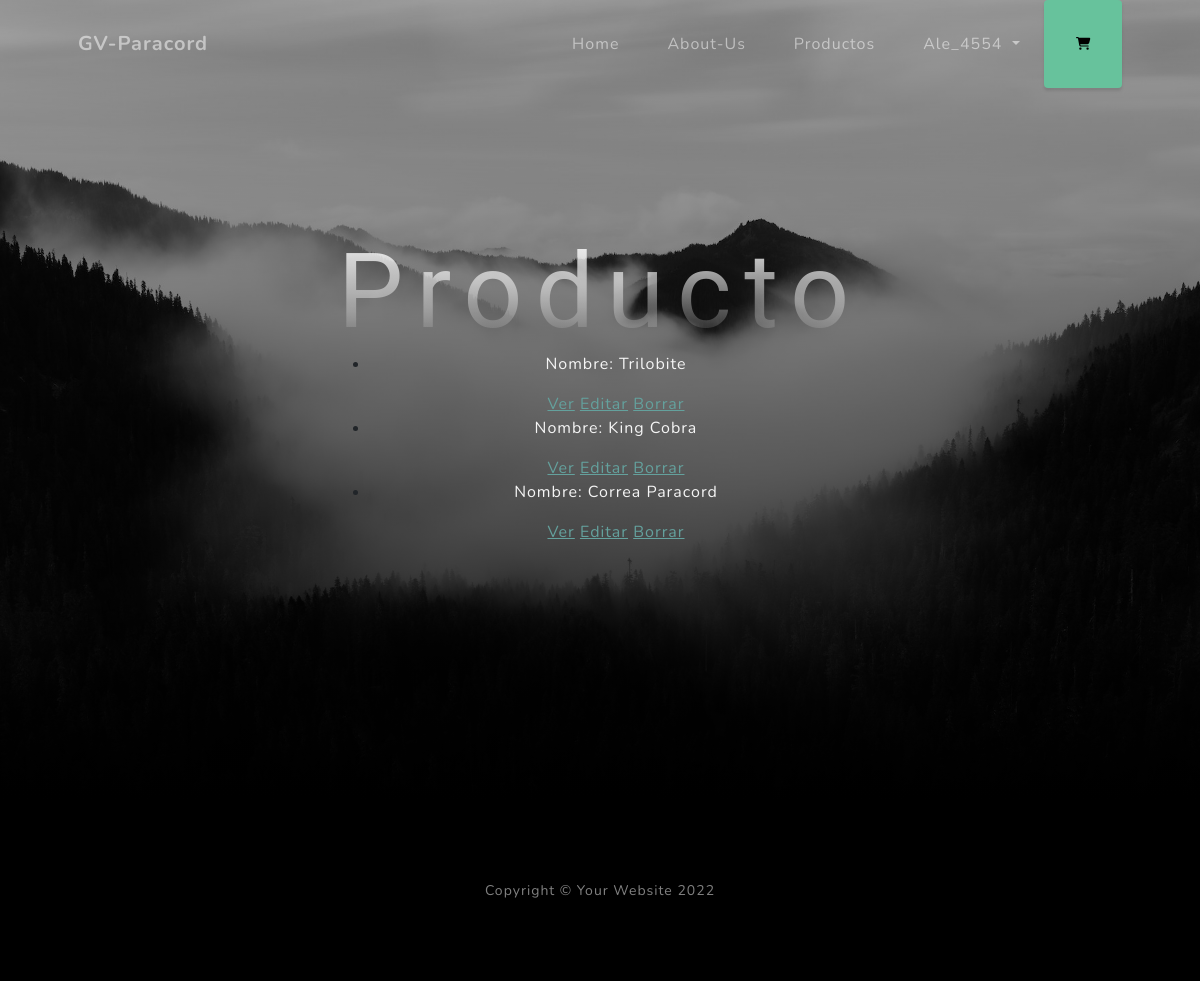
/producto/list (signed in), run on the app's committed database.
### AppECP/models.py (models this page shows, shortened)
class Producto(models.Model):
	nombre = models.CharField(max_length=250, verbose_name='Nombre')
	encabezado = models.TextField(verbose_name='Encabezado')
	contenido = models.TextField(verbose_name='Contenido')
	image = models.ImageField(default='users/cobra.png',upload_to='producto/', null=True, blank=True, verbose_name='Imagen')
	precio = models.FloatField()
	creacion = models.DateField(verbose_name='Fecha de creación')
	category = models.ForeignKey(Categorias, on_delete=models.CASCADE, related_name='get_posts', verbose_name='Categoría')
	fabricante = models.ForeignKey(User, on_delete=models.CASCADE, related_name='get_posts', verbose_name='Fabricante')
	class Meta:
		verbose_name = 'Producto'
		verbose_name_plural = 'Productos'
		ordering = ['-creacion']

### AppECP/views.py (the view)
# urls.py: path('producto/list', views.ProductoListView.as_view(), name='List'),
class ProductoListView(ListView):
    model = Producto
    template_name = "AppECP/producto_list.html"

### AppECP/templates/AppECP/producto_list.html (shortened to what this page needs)
<!DOCTYPE html>
<html lang="en">
    <head>
        {% load static %}
        <link href="{% static 'css/styles.css'%}" rel="stylesheet" />
    </head>
    <body id="page-top">
        <nav class="navbar navbar-expand-lg navbar-light fixed-top" id="mainNav">
            <div class="container px-4 px-lg-5">
                <a class="navbar-brand" href="#page-top">GV-Paracord</a>
                <div class="collapse navbar-collapse" id="navbarResponsive">
                    <ul class="navbar-nav ms-auto">
                        <li class="nav-item"><a class="nav-link" href={% url 'home' %}>Home</a></li>
                        <li class="nav-item"><a class="nav-link" href={% url 'aboutus' %}>About-Us</a></li>
                        <li class="nav-item"><a class="nav-link" href={% url 'products' %}>Productos</a></li>
                        {% if request.user.is_authenticated %}
                        <li class="nav-item dropdown">
                            <a class="nav-link dropdown-toggle" href="#" role="button" data-bs-toggle="dropdown" aria-expanded="false">
                                {{ user.username}}
                            </a>
                          </li>
                        {% else %}
                        <li class="nav-item"><a class="nav-link" href={% url 'login' %}>Ingresar</a></li>
                        <li class="nav-item"><a class="nav-link" href={% url 'register' %}>Registrarse</a></li>
                        {% endif %}
                        <br>
                        {% if user.is_superuser or not user.is_authenticated %}
                        <button role="button" class="btn btn-success mr-3" disabled>
                            <i class="fas fa-shopping-cart"></i>
                        </button>
                        {% else %}
                        <button role="button" class="btn btn-success mr-3" href="{% url 'carrito_index' %}">
                            <i class="fas fa-shopping-cart"></i>
                        </button>
                        {% endif %}
                    </ul>
                </div>
            </div>
        </nav>
        <header class="masthead">
            <div class="container px-4 px-lg-5 d-flex h-100 align-items-center justify-content-center">
                <div class="d-flex justify-content-center">
                    <div class="text-center">
                        <form method="post">{% csrf_token %}
                            <h1> Producto</h1>
                            <ul>
                            {% for producto in object_list %}
                                <li>
                                    <p style="color: whitesmoke;">Nombre: {{producto.nombre}}</p>
                                    <a href="{% url 'Detail' producto.id %}"> Ver</a>
                                    <a href="{% url 'Edit' producto.id %}"> Editar</a>
                                    <a href="{% url 'Delete' producto.id %}"> Borrar</a>
                                </li>
                             {% endfor %}
                            </ul>
                        </form>
                    </div>
                </div>
            </div>
        </header>
        <footer class="footer bg-black small text-center text-white-50"><div class="container px-4 px-lg-5">Copyright &copy; Your Website 2022</div></footer>
    </body>
</html>

### data on the page
Producto: nombre "Trilobite"
Producto: nombre "King Cobra"
Producto: nombre "Correa Paracord"

### other printed values
{{ user.username }} "Ale_4554"
